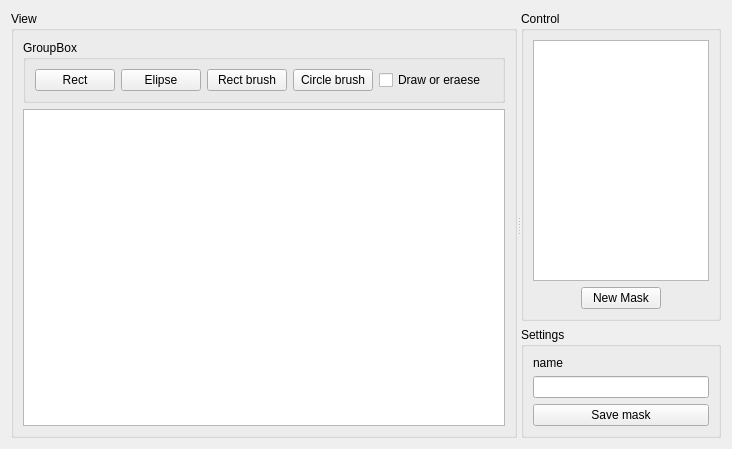
<?xml version="1.0" encoding="UTF-8"?>
<ui version="4.0">
 <class>Form</class>
 <widget class="QWidget" name="Form">
  <property name="geometry">
   <rect>
    <x>0</x>
    <y>0</y>
    <width>732</width>
    <height>449</height>
   </rect>
  </property>
  <property name="windowTitle">
   <string>Form</string>
  </property>
  <layout class="QVBoxLayout" name="verticalLayout_3">
   <item>
    <widget class="QSplitter" name="splitter">
     <property name="orientation">
      <enum>Qt::Horizontal</enum>
     </property>
     <widget class="QGroupBox" name="groupBox">
      <property name="title">
       <string>View</string>
      </property>
      <layout class="QVBoxLayout" name="view_layout">
       <item>
        <widget class="QGroupBox" name="groupBox_4">
         <property name="title">
          <string>GroupBox</string>
         </property>
         <layout class="QHBoxLayout" name="horizontalLayout_2">
          <item>
           <widget class="QPushButton" name="RectBtn">
            <property name="text">
             <string>Rect</string>
            </property>
           </widget>
          </item>
          <item>
           <widget class="QPushButton" name="ElipseBtn">
            <property name="text">
             <string>Elipse</string>
            </property>
           </widget>
          </item>
          <item>
           <widget class="QPushButton" name="RectBrushBtn">
            <property name="text">
             <string>Rect brush</string>
            </property>
           </widget>
          </item>
          <item>
           <widget class="QPushButton" name="CircleBrushBtn">
            <property name="text">
             <string>Circle brush</string>
            </property>
           </widget>
          </item>
          <item>
           <widget class="QCheckBox" name="DrawOrErase">
            <property name="text">
             <string>Draw or eraese</string>
            </property>
           </widget>
          </item>
          <item>
           <spacer name="horizontalSpacer_3">
            <property name="orientation">
             <enum>Qt::Horizontal</enum>
            </property>
            <property name="sizeHint" stdset="0">
             <size>
              <width>40</width>
              <height>20</height>
             </size>
            </property>
           </spacer>
          </item>
         </layout>
        </widget>
       </item>
       <item>
        <widget class="QGraphicsView" name="editorView"/>
       </item>
      </layout>
     </widget>
     <widget class="QWidget" name="widget" native="true">
      <property name="maximumSize">
       <size>
        <width>200</width>
        <height>16777215</height>
       </size>
      </property>
      <layout class="QVBoxLayout" name="verticalLayout_2">
       <property name="leftMargin">
        <number>0</number>
       </property>
       <property name="topMargin">
        <number>0</number>
       </property>
       <property name="rightMargin">
        <number>0</number>
       </property>
       <property name="bottomMargin">
        <number>0</number>
       </property>
       <item>
        <widget class="QGroupBox" name="groupBox_3">
         <property name="sizePolicy">
          <sizepolicy hsizetype="Expanding" vsizetype="Preferred">
           <horstretch>0</horstretch>
           <verstretch>0</verstretch>
          </sizepolicy>
         </property>
         <property name="maximumSize">
          <size>
           <width>250</width>
           <height>16777215</height>
          </size>
         </property>
         <property name="title">
          <string>Control</string>
         </property>
         <layout class="QVBoxLayout" name="verticalLayout">
          <item>
           <widget class="QListWidget" name="maskList"/>
          </item>
          <item>
           <layout class="QHBoxLayout" name="horizontalLayout">
            <item>
             <spacer name="horizontalSpacer">
              <property name="orientation">
               <enum>Qt::Horizontal</enum>
              </property>
              <property name="sizeHint" stdset="0">
               <size>
                <width>40</width>
                <height>20</height>
               </size>
              </property>
             </spacer>
            </item>
            <item>
             <widget class="QPushButton" name="newMaskBtn">
              <property name="text">
               <string>New Mask</string>
              </property>
             </widget>
            </item>
            <item>
             <spacer name="horizontalSpacer_2">
              <property name="orientation">
               <enum>Qt::Horizontal</enum>
              </property>
              <property name="sizeHint" stdset="0">
               <size>
                <width>40</width>
                <height>20</height>
               </size>
              </property>
             </spacer>
            </item>
           </layout>
          </item>
         </layout>
        </widget>
       </item>
       <item>
        <widget class="QGroupBox" name="groupBox_2">
         <property name="sizePolicy">
          <sizepolicy hsizetype="Expanding" vsizetype="Preferred">
           <horstretch>0</horstretch>
           <verstretch>0</verstretch>
          </sizepolicy>
         </property>
         <property name="maximumSize">
          <size>
           <width>250</width>
           <height>16777215</height>
          </size>
         </property>
         <property name="title">
          <string>Settings</string>
         </property>
         <layout class="QVBoxLayout" name="verticalLayout_4">
          <item>
           <widget class="QLabel" name="label">
            <property name="text">
             <string>name</string>
            </property>
           </widget>
          </item>
          <item>
           <widget class="QLineEdit" name="nameEditor"/>
          </item>
          <item>
           <widget class="QPushButton" name="saveMaskBtn">
            <property name="text">
             <string>Save mask</string>
            </property>
           </widget>
          </item>
         </layout>
        </widget>
       </item>
      </layout>
     </widget>
    </widget>
   </item>
  </layout>
 </widget>
 <resources/>
 <connections/>
</ui>
